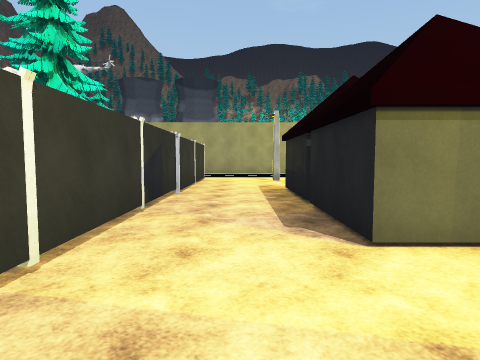
view 1 (above)

24 first-person views from a walk through a 3-D level made in the Unity game engine. The camera is 1.5 m above the floor, tilts 4° down and sees 75° across. Doors are open. The floor is counted in squares, 2 m on a side. Each view is taken from the middle of a square. On the plan, view 1 faces up. The plan holds only what a view shows up to about 10 squares ahead; the rest is blank. The place goes on beyond the plan. The player character is not drawn. Some animated figures are not drawn. Some surface patterns are stand-ins.

view 2
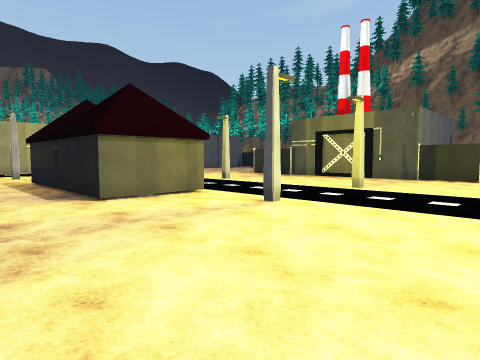

view 3
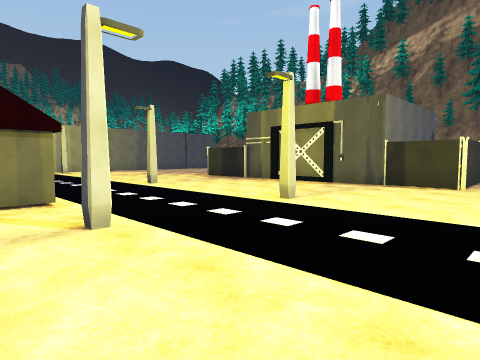

view 4
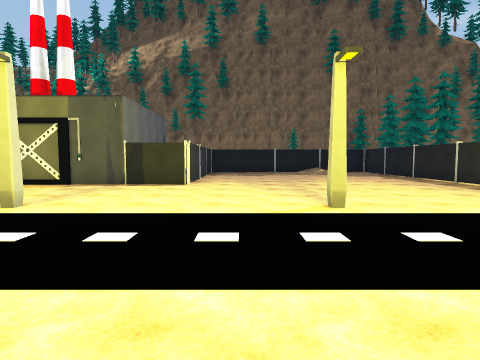

view 5
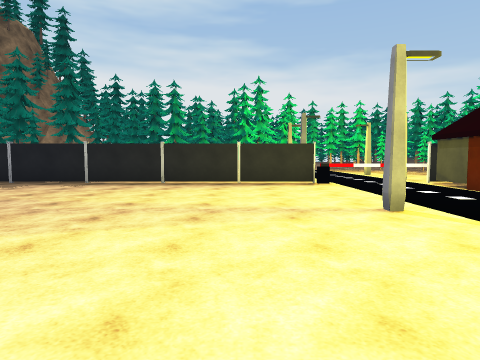

view 6
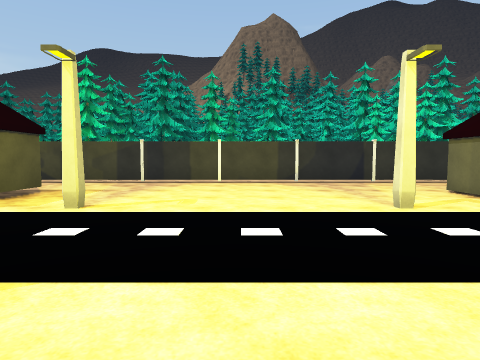

view 7
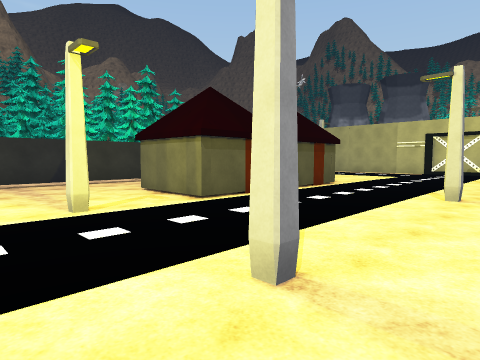

view 8
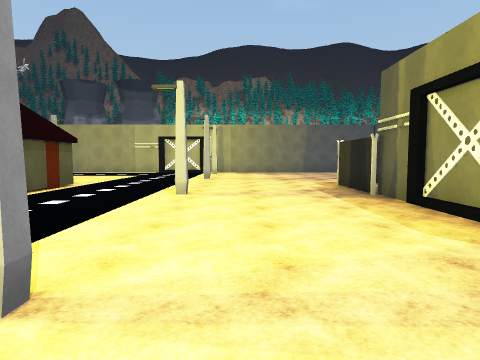

view 9
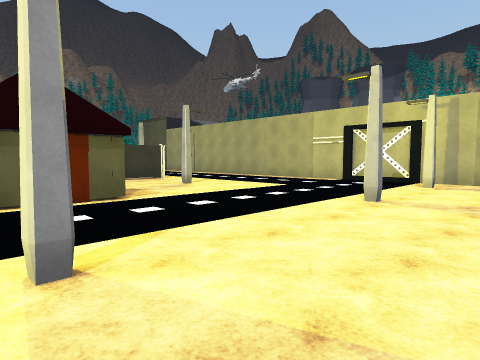

view 10
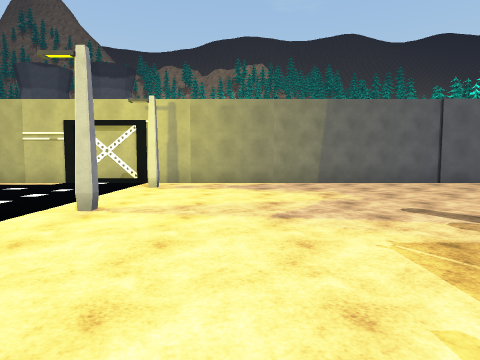

view 11
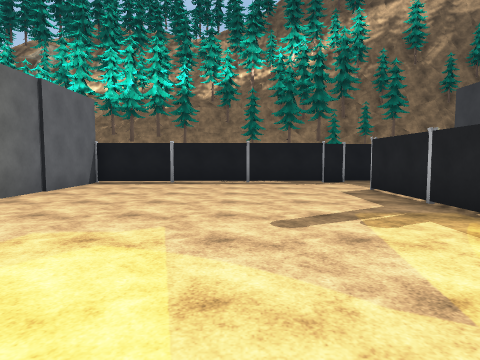

view 12
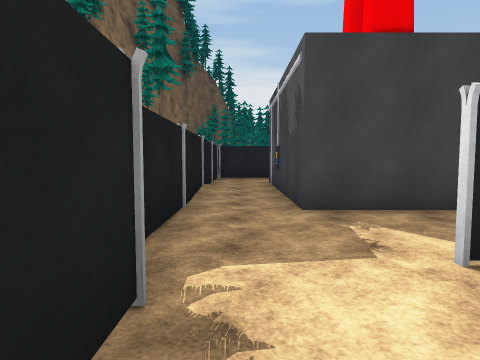

view 13
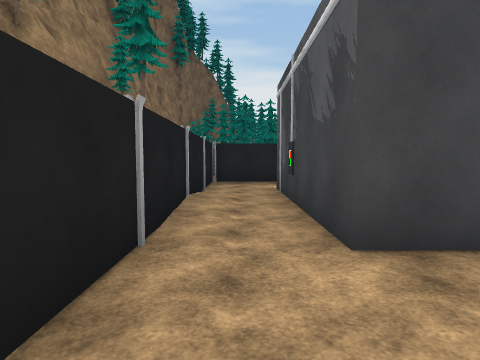

view 14
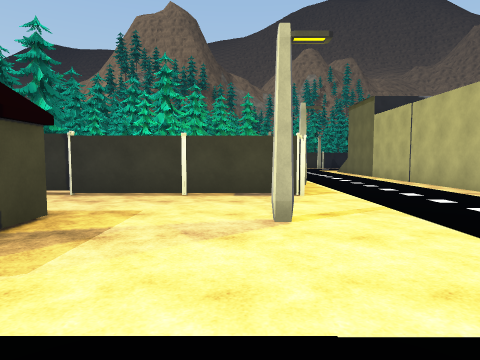

view 15
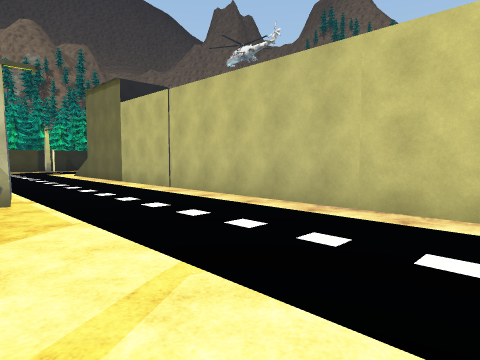

view 16
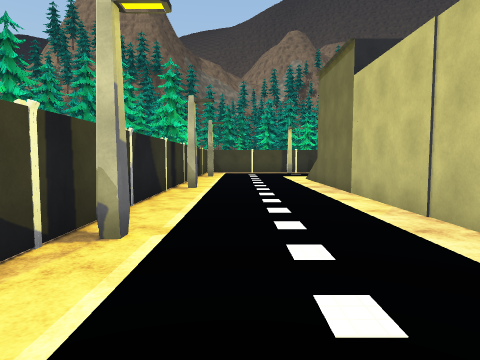

view 17
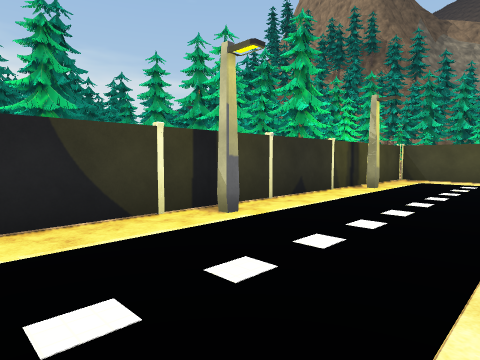

view 18
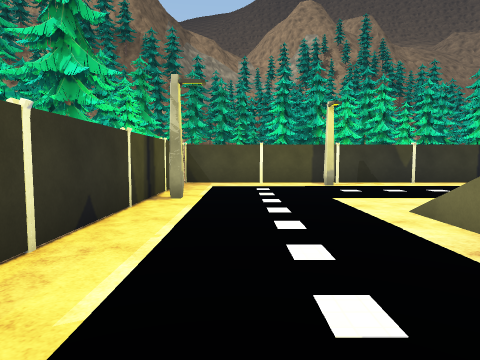

view 19
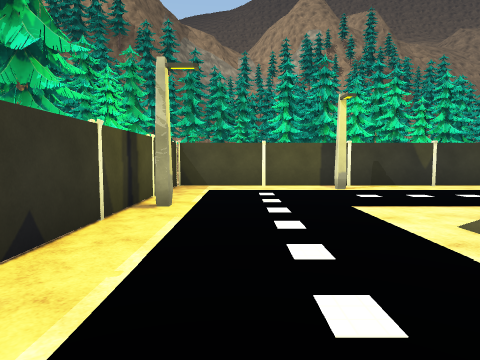

view 20
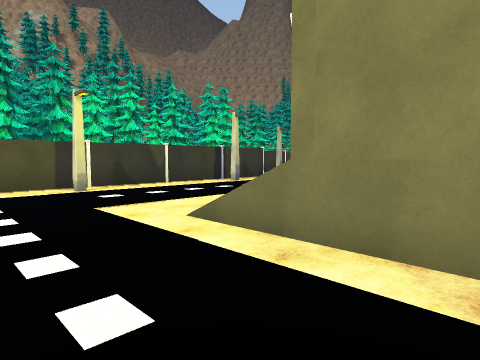

view 21
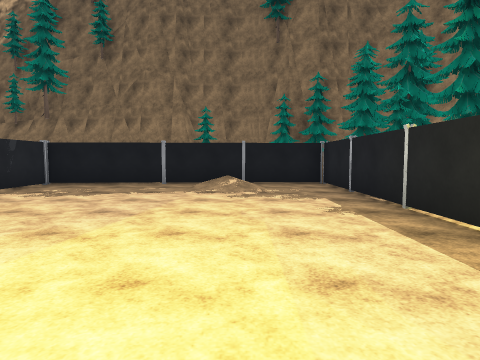

view 22
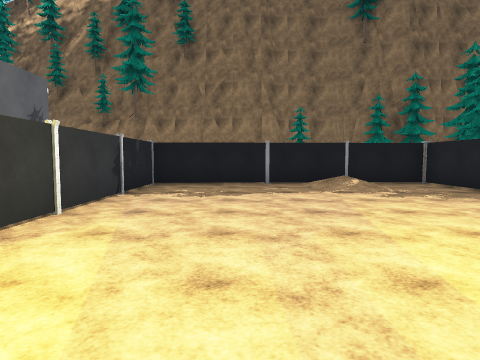

view 23
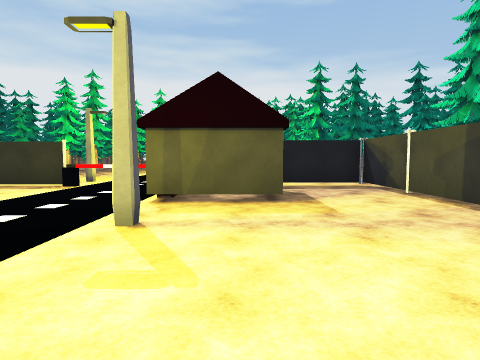

view 24
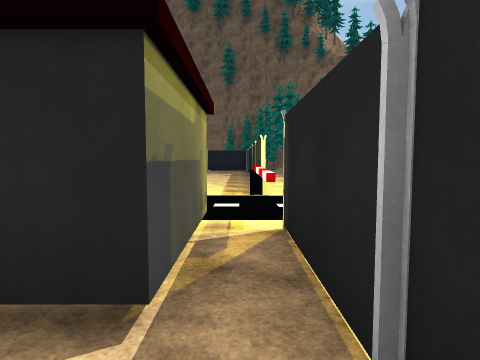

### Floor plan
Key: @ floor where view 1 was taken; # wall or solid block; . floor; / step, stairs or slope; = window, fence, low wall or low ledge; T tree; O other object.
Columns run from 20 left of view 1 to 18 right of it. Each row starts with its distance up from view 1.
 19  O=.
 18   #.
 17   =.....
 16 T #..... =##### #####  ################
 15 T =...................................#
 14   #....................  ..#..........#
 13   =....................  .............#
 12   =...................................#
 11    ##TT############..#.....#..........#
 10     TTTTT         #...................#
  9    TOTTOTT        #...................#
  8   TOOT OOT  T  TTT#............#####..#
  7     OO  OTOOT  TOT#..OOO.......#   ...#
  6         OOTTO  TOT#..OOO...#...#  ....#
  5           TTTT TOT#...O  ......#  ###.#
  4            OO  T TT..O O ......#    #.#
  3                O T#..OOO.......#    #.#
  2                  TT............#    #.#
  1                 OT#....#...#...#    #.#
  0                   #.@..........#    ..#
 -1                   #............#======#
 -2                   #...................#
 -3                   #...................#
 -4                   #....#...#..........#
 -5                   #...................#
 -6                   #................../#
 -7                   #...OO............./#
 -8                   #...OO..............#
 -9                   #.......O...........#
-10                   ####==   ==#=====#TTT

Positions as (right, up) in squares from view 1, and headings:
1: (0, 0), facing up
2: (-1, -3), facing up-right
3: (2, -3), facing up-right
4: (2, -3), facing right
5: (9, 0), facing down
6: (8, -2), facing left
7: (8, -1), facing up-left
8: (8, -1), facing up
9: (9, 5), facing up-left
10: (9, 6), facing up
11: (8, 11), facing right
12: (17, 10), facing down
13: (17, 8), facing down
14: (5, 10), facing left
15: (2, 11), facing up-left
16: (-1, 13), facing left
17: (-6, 15), facing down-left
18: (-8, 13), facing left
19: (-9, 13), facing left
20: (-9, 13), facing up-left
21: (9, -7), facing right
22: (9, -4), facing right
23: (2, -1), facing down
24: (0, -9), facing right
